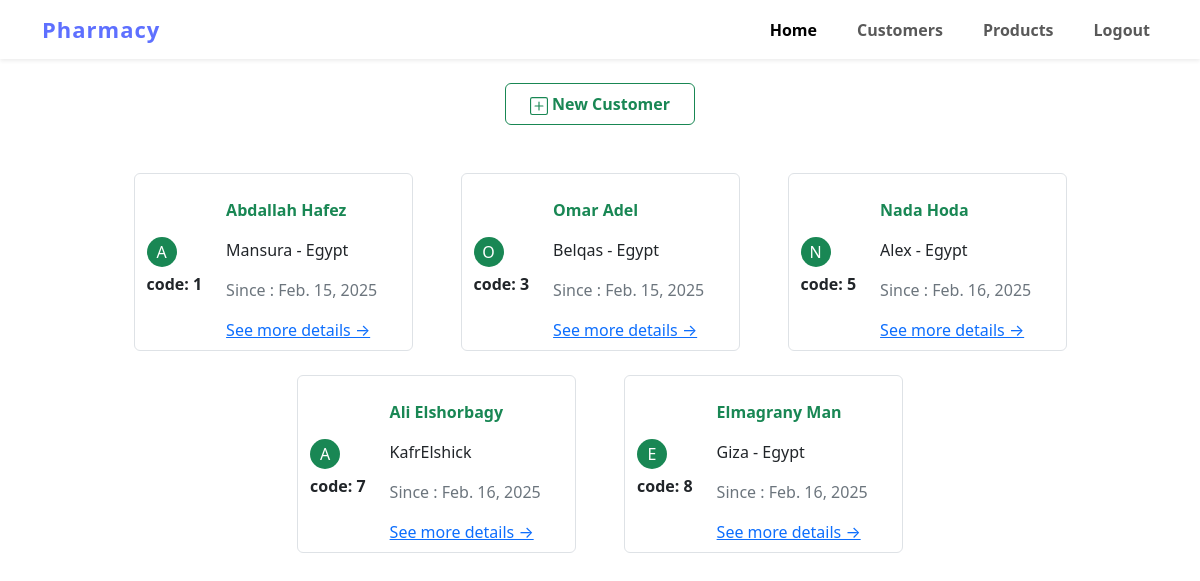
Page /customers/ (signed in) on the earlier database version.
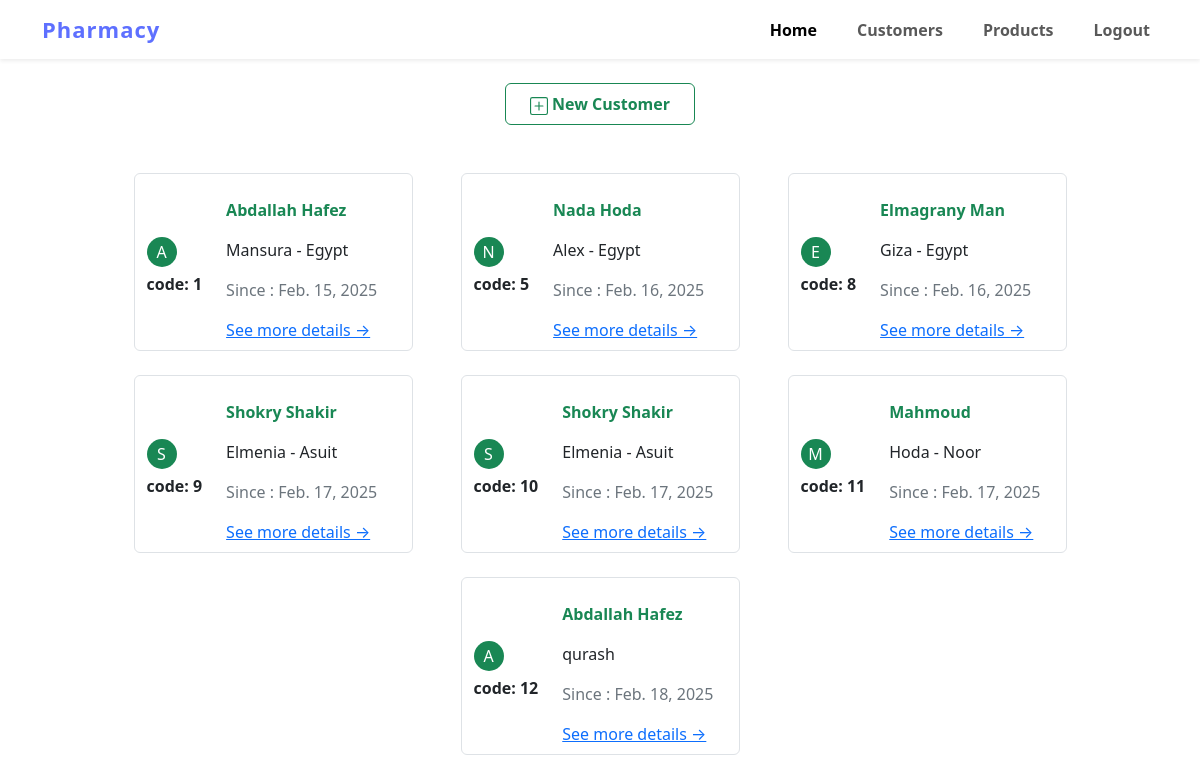
Same page on the later database version.
### customers/models.py (models this page shows, shortened)
class Customer(models.Model):
    name=models.CharField(max_length=100,null=True,blank=True)
    address=models.CharField(max_length=100,null=True,blank=True)
    mobile=models.CharField(max_length=100,null=True,blank=True)
    created_at=models.DateField(auto_now_add=True)

### customers/views.py (the view)
# urls.py: path('',views.CustomersListView.as_view(),name='customers-list'),
class CustomersListView(CustomLoginRequiredMixin,ListView):
    template_name = 'customers/customers.html'
    context_object_name = 'customers'
    def get_queryset(self):
        queryset = Customer.objects.all()
        return queryset

### home/permissions.py (called while the page is built)
    def dispatch(self, request, *args, **kwargs):
        if not request.user.is_authenticated:
            return redirect('authentication:login')
        if  not request.user.is_stuff:
            return redirect('authentication:login')
        return super().dispatch(request, *args, **kwargs)

### customers/templates/customers/customers.html (shortened to what this page needs)
{% extends 'base.html' %}
{% block content %}
<main>
    <section class="customers-section mt-4">
      <div class="container">
        <div class="row">
          <div class="col text-center">
            <a href="{% url 'customers:customer-create' %}" class="btn btn-outline-success fw-bold px-4 py-2">
              New Customer
            </a>
          </div>
        </div>
         <div class="container mt-5">
          <div class="row column-gap-5 justify-content-center row-gap-4">
            {% for customer in customers %}
            <div class="col-lg-3  border rounded-2 d-flex align-items-center column-gap-4  pt-4 customer-card">
              <div class="customer-card-left">
                <span class=" bg-success text-white ">{{customer.name|slice:"0:1"|capfirst}}</span>
                <p class="fw-bold">code: {{customer.id}}</p>
              </div>
              <div class="customer-card-right">
                <p class="text-success fw-bold">{{customer.name|title}}</p>
                <p>{{customer.address}}</p>
                <p class="text-secondary">Since : {{customer.created_at}}</p>
                <a href="{% url 'customers:customer-detail' customer.id %}" class="d-block mb-2">See more details &#8594;</a>
              </div>
            </div>
            {% endfor %}
          </div>
         </div>
      </div>
    </section>
</main>
{% endblock content %}

### templates/base.html (shortened to what this page needs)
{% load static %}
<!DOCTYPE html>
<html lang="en">
<head>
    <link rel="stylesheet" href="">
    <link rel="stylesheet" href="https://cdn.jsdelivr.net/npm/bootstrap@5.3.3/dist/css/bootstrap.min.css"/>
    <link rel="stylesheet" href="{% static 'css/styles.css'  %}">
</head>
<body>
    {% include 'navbar.html' %}
    {% block content %}{% endblock content %}
</body>
</html>

### templates/navbar.html (shortened to what this page needs)
<nav class="navbar navbar-expand-lg bg-body-white shadow-sm">
    <div class="container">
        <a class="navbar-brand custom-navbar-brand" href="{% url 'home:home' %}">Pharmacy</a>
        <div class="collapse navbar-collapse " id="navbarSupportedContent">
        <ul class="navbar-nav ms-auto mb-2 mb-lg-0 navbar-list">
            <li class="nav-item me-4">
            <a class="nav-link active" aria-current="page" href="{% url 'home:home' %}">Home</a>
            </li>
            <li class="nav-item me-4">
            <a class="nav-link" href="{% url 'customers:customers-list' %}">Customers</a>
            </li>
            <li class="nav-item me-4">
            <a class="nav-link" href="{% url 'products:product-list' %}">Products</a>
            </li>
            <li class="nav-item ">
            {% if user.is_authenticated %}
            <form action="{% url 'authentication:logout' %}" method="post">
                <button type="submit" class="nav-link login-btn" href="">Logout</button>
            </form>
            {% else %}
            <a class="nav-link login-btn" href="{% url 'authentication:register' %}">Sign Up</a>
            {% endif  %}
            </li>
        </ul>
        </div>
    </div>
</nav>

### static/css/styles.css (style rules this page uses)
a.custom-navbar-brand { font-size: 22px; font-weight: bolder; color:#5e70ff; letter-spacing: 1px; }
ul.navbar-list li { font-size: 20; font-weight: bold; }
.customer-card-left span { border-radius: 50%; display: flex; width: 30px ; height: 30px ; align-items:center; justify-content: center; margin-bottom: 5px; }

Differences in the rows shown:
removed Customer: name "O", id "3", name "Omar Adel", address "Belqas - Egypt", created_at "Feb. 15, 2025"
removed Customer: name "A", id "7", name "Ali Elshorbagy", address "KafrElshick", created_at "Feb. 16, 2025"
added Customer: name "S", id "9", name "Shokry Shakir", address "Elmenia - Asuit", created_at "Feb. 17, 2025"
added Customer: name "S", id "10", name "Shokry Shakir", address "Elmenia - Asuit", created_at "Feb. 17, 2025"
added Customer: name "M", id "11", name "Mahmoud", address "Hoda - Noor", created_at "Feb. 17, 2025"
added Customer: name "A", id "12", name "Abdallah Hafez", address "qurash", created_at "Feb. 18, 2025"
